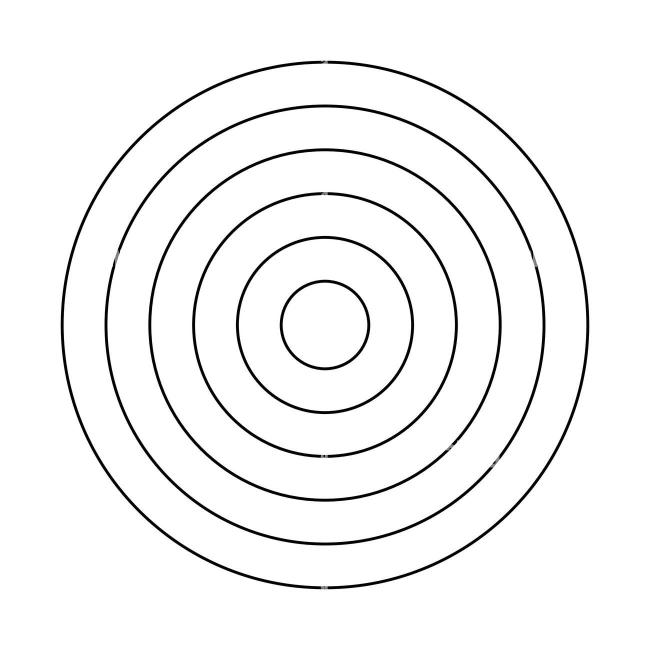
//> input picture goruntuislemehafta6/images3.jpg, 1300 x 1300 px (shown at 1/2 size)
$ ./goruntuislemehafta6   (built with g++ and OpenCV 4)
//> lines starting //> are read from the running program, lines starting //| are printed output that depends on the picture; after the words box and inside, x2 and y2 are one past the last pixel; in counts of white or black regions, pixels touching at a corner belong together
#include <opencv2/opencv.hpp>
#include <opencv2/imgproc.hpp>
#include <iostream>
#include <vector>
#include <cmath>
#include <algorithm>
#include <fstream>

using namespace cv;
using namespace std;

struct YaricapAdayi
{
    int r;
    int oy;
};

int main()
{
    Mat orijinal = imread("images3.jpg", IMREAD_COLOR);
//> orijinal is the input picture: 1300 rows x 1300 cols, CV_8UC3; min 0, max 255, mean 244.9

    if (orijinal.empty())
    {
        cout << "images3.jpg bulunamadi!" << endl;
        return -1;
    }

    // 1. Gonderilen goruntunun altindaki yazi seridini
    // disarida birak: sol ustten kare bolgeyi al.
    int kareBoyutu = std::min(orijinal.cols, orijinal.rows);
//> kareBoyutu = 1300

    Mat kare = orijinal(
        Rect(0, 0, kareBoyutu, kareBoyutu)
    ).clone();

    // Hesaplama maliyetini azalt.
    Mat resim;
    resize(kare, resim, Size(400, 400), 0, 0, INTER_AREA);
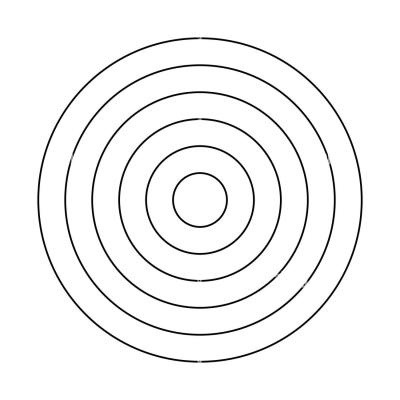
//> resim: 400 rows x 400 cols, CV_8UC3; min 1, max 255, mean 244.9

    double orijinaleOlcek = kareBoyutu / 400.0;
//> orijinaleOlcek = 3.25

    Mat gri, kenarlar;
    cvtColor(resim, gri, COLOR_BGR2GRAY);
    Canny(gri, kenarlar, 50, 150);
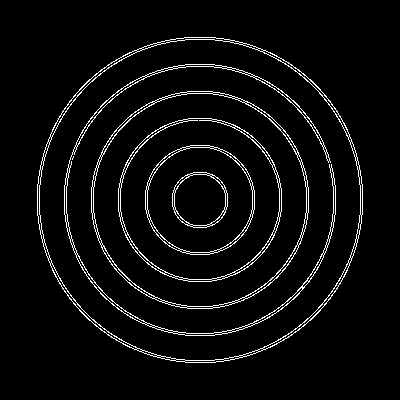
//> kenarlar: 400 rows x 400 cols, CV_8UC1; 4.5% white in thin lines or dots, all inside (x1, y1, x2, y2) = (37, 37, 363, 363)

    // Kenara olan uzaklik:
    // Kenar pikselinde 0, digerlerinde en yakin kenara mesafe.
    Mat tersKenarlar, kenaraUzaklik;
    bitwise_not(kenarlar, tersKenarlar);

    cv::distanceTransform(
        tersKenarlar,
        kenaraUzaklik,
        2,  // Öklid uzaklığı (DIST_L2)
        0   // Hassas hesaplama (DIST_MASK_PRECISE)
    );
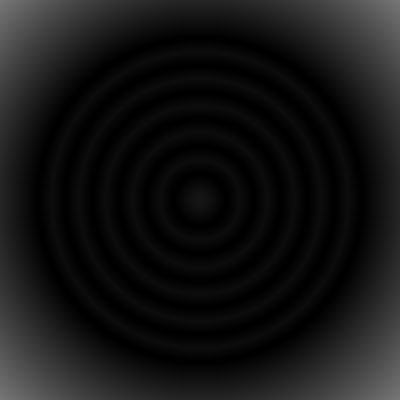
//> kenaraUzaklik: 400 rows x 400 cols, CV_32FC1; min 0, max 118.8, mean 21.1

    // 2. Sin/cos tablolari.
    const int aciAdimi = 4;
    const int aciSayisi = 360 / aciAdimi;

    vector<double> sinTablosu(aciSayisi);
    vector<double> cosTablosu(aciSayisi);

    for (int t = 0; t < aciSayisi; t++)
    {
        double aci = t * aciAdimi * CV_PI / 180.0;
        sinTablosu[t] = sin(aci);
        cosTablosu[t] = cos(aci);
    }

    // 3. Merkez adaylarini 4 piksel aralikla tara.
    // Herhangi bir merkez onceden verilmez.
    const int merkezAdimi = 4;

    int merkezXSayisi =
        (resim.cols + merkezAdimi - 1) / merkezAdimi;
//> merkezXSayisi = 100

    int merkezYSayisi =
        (resim.rows + merkezAdimi - 1) / merkezAdimi;
//> merkezYSayisi = 100

    const int minR = 12;
    const int maxR = 190;
    const int yaricapSayisi = maxR - minR + 1;

    // A[rIndeksi][merkezYIndeksi][merkezXIndeksi]
    size_t hucreSayisi =
        static_cast<size_t>(yaricapSayisi) *
        merkezYSayisi * merkezXSayisi;
//> hucreSayisi = 1790000

    vector<int> oylama(hucreSayisi, 0);

    auto indeks = [=](int ri, int yi, int xi) -> size_t
        {
            return
                (static_cast<size_t>(ri) * merkezYSayisi + yi)
                * merkezXSayisi + xi;
        };

    cout << "3B oylama matrisi: "
        << yaricapSayisi << " x "
        << merkezYSayisi << " x "
        << merkezXSayisi << endl;
//| 3B oylama matrisi: 179 x 100 x 100

    // Sayisallastirma ve kenarin iki tarafini tolere eder.
    const float kenarToleransi = 1.5f;

    // Bir cizginin ic/dis kenarini iki ayri halka sayma.
    const int farkliHalkaAraligi = 12;

    // Sinir disindaki koordinatlar destek vermez.
    auto kenarDestegi = [&](int x, int y) -> bool
        {
            if (x < 0 || x >= resim.cols ||
                y < 0 || y >= resim.rows)
            {
                return false;
            }

            return kenaraUzaklik.at<float>(y, x)
                <= kenarToleransi;
        };

    // 4. ES MERKEZLILIGE OZEL OYLAMA.
    //
    // Her merkez ve aci icin:
    // - Ayni yaricapin iki karsi ucunda kenar ara.
    // - Bu kosulu saglayan farkli yaricaplari bul.
    // - En az iki ayri halka destekliyorsa oy ver.
    //
    // Tek bir cemberin destegi tek basina oy uretemez.
    vector<int> desteklenenYaricaplar;
    desteklenenYaricaplar.reserve(yaricapSayisi);

    for (int yi = 0; yi < merkezYSayisi; yi++)
    {
        int b = yi * merkezAdimi;

        for (int xi = 0; xi < merkezXSayisi; xi++)
        {
            int a = xi * merkezAdimi;

            for (int t = 0; t < aciSayisi; t++)
            {
                desteklenenYaricaplar.clear();

                for (int ri = 0; ri < yaricapSayisi; ri++)
                {
                    int r = minR + ri;

                    int x1 = cvRound(a + r * cosTablosu[t]);
                    int y1 = cvRound(b + r * sinTablosu[t]);

                    int x2 = cvRound(a - r * cosTablosu[t]);
                    int y2 = cvRound(b - r * sinTablosu[t]);

                    if (kenarDestegi(x1, y1) &&
                        kenarDestegi(x2, y2))
                    {
                        desteklenenYaricaplar.push_back(ri);
                    }
                }

                if (desteklenenYaricaplar.empty())
                    continue;

                // Liste yaricapa gore sirali.
                int ilk = desteklenenYaricaplar.front();
                int son = desteklenenYaricaplar.back();

                for (int ri : desteklenenYaricaplar)
                {
                    bool baskaHalkaDestegi =
                        ri - ilk >= farkliHalkaAraligi ||
                        son - ri >= farkliHalkaAraligi;

                    if (baskaHalkaDestegi)
                    {
                        // Ortak merkez + farkli yaricap destegi.
                        // Her acida bu hucreye en fazla bir oy.
                        oylama[indeks(ri, yi, xi)]++;
                    }
                }
            }
        }

        if (yi % 10 == 0)
        {
            cout << "Merkez satiri: "
                << yi << "/" << merkezYSayisi << endl;
        }
    }
//> after the loop, oylama = 1790000 items

    // 5. ORTAK merkez ve ona ait yaricaplari sec.
    // Ayri ayri bulunan cember merkezleri gruplanmaz.
    const int oyEsigi = 45;
    const int yaricapAyirma = 8;

    int enIyiSkor = -1;
    Point enIyiMerkez;
    vector<YaricapAdayi> enIyiYaricaplar;

    Mat merkezSkorlari = Mat::zeros(
        merkezYSayisi, merkezXSayisi, CV_32SC1
    );

    for (int yi = 0; yi < merkezYSayisi; yi++)
    {
        for (int xi = 0; xi < merkezXSayisi; xi++)
        {
            vector<YaricapAdayi> adaylar;

            for (int ri = 0; ri < yaricapSayisi; ri++)
            {
                int oy = oylama[indeks(ri, yi, xi)];

                if (oy >= oyEsigi)
                    adaylar.push_back({ minR + ri, oy });
            }

            sort(
                adaylar.begin(), adaylar.end(),
                [](const YaricapAdayi& a, const YaricapAdayi& b)
                {
                    if (a.oy != b.oy)
                        return a.oy > b.oy;

                    return a.r < b.r;
                }
            );

            // Ayni yaricap tepesinin yakin hucrelerini ele.
            vector<YaricapAdayi> secilenler;

            for (const auto& aday : adaylar)
            {
                bool yakinYaricapVar = false;

                for (const auto& secilen : secilenler)
                {
                    if (abs(aday.r - secilen.r) < yaricapAyirma)
                    {
                        yakinYaricapVar = true;
                        break;
                    }
                }

                if (!yakinYaricapVar)
                    secilenler.push_back(aday);
            }

            if (secilenler.size() < 2)
                continue;

            int skor = 0;

            for (const auto& secilen : secilenler)
                skor += secilen.oy;

            merkezSkorlari.at<int>(yi, xi) = skor;

            if (skor > enIyiSkor)
            {
                enIyiSkor = skor;
                enIyiMerkez = Point(
                    xi * merkezAdimi,
                    yi * merkezAdimi
                );

                enIyiYaricaplar = secilenler;
            }
        }
    }
//> this loop made 100 passes
//> (enIyiSkor, enIyiMerkez) on passes 1 to 12: (-1, Point(0, 0)), (-1, Point(0, 0)), (-1, Point(0, 0)), (-1, Point(0, 0)), (-1, Point(0, 0)), (-1, Point(0, 0)), (-1, Point(0, 0)), (-1, Point(0, 0)), (-1, Point(0, 0)), (-1, Point(0, 0)), (-1, Point(0, 0)), (-1, Point(0, 0))
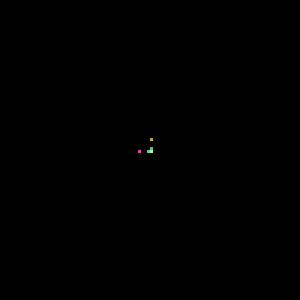
//> merkezSkorlari: 100 rows x 100 cols, CV_32SC1 (shown 3 times larger); 6 distinct labels, from 0 to 540; one colour per label, 0 black
//> after the loop, enIyiSkor = 540; enIyiYaricaplar = 6 items

    // 6. Orijinal boyuttaki goruntuye ciz.
    Mat sonuc = orijinal.clone();

    ofstream rapor("gorev5_cemberler.csv");
    rapor << "merkez_x,merkez_y,yaricap,oy\n";

    if (enIyiSkor >= 0)
    {
        sort(
            enIyiYaricaplar.begin(), enIyiYaricaplar.end(),
            [](const YaricapAdayi& a, const YaricapAdayi& b)
            {
                return a.r < b.r;
            }
        );

        Point merkez(
            cvRound(enIyiMerkez.x * orijinaleOlcek),
            cvRound(enIyiMerkez.y * orijinaleOlcek)
        );
//> merkez = Point(650, 650)

        cout << "\nOrtak merkez: " << merkez << endl;
//| Ortak merkez: [650, 650]
        cout << "Cember sayisi: "
            << enIyiYaricaplar.size() << endl;
//| Cember sayisi: 6

        for (const auto& aday : enIyiYaricaplar)
        {
            int r = cvRound(aday.r * orijinaleOlcek);

            circle(
                sonuc, merkez, r,
                Scalar(0, 0, 255), 3, LINE_AA
            );

            cout << "Yaricap: " << r
                << " | Ortak destek oyu: "
                << aday.oy << endl;

            rapor << merkez.x << "," << merkez.y << ","
                << r << "," << aday.oy << "\n";
        }
//> this loop made 6 passes
//> r on passes 1 to 6: 84, 172, 260, 348, 436, 523
//| Yaricap: 84 | Ortak destek oyu: 90
//| Yaricap: 172 | Ortak destek oyu: 90
//| Yaricap: 260 | Ortak destek oyu: 90
//| Yaricap: 348 | Ortak destek oyu: 90
//| Yaricap: 436 | Ortak destek oyu: 90
//| Yaricap: 523 | Ortak destek oyu: 90
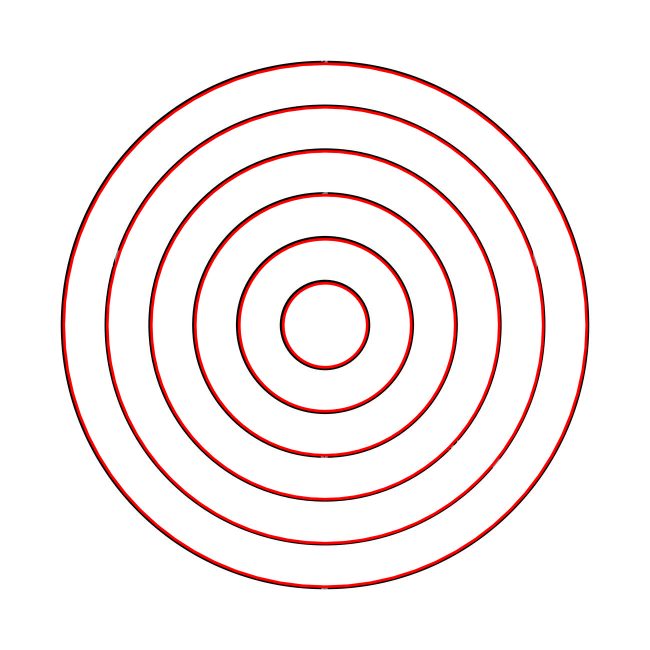
//> sonuc: 1300 rows x 1300 cols, CV_8UC3 (shown at 1/2 size); 4.55% of pixels changed, all inside (x1, y1, x2, y2) = (124, 124, 1177, 1177)

        circle(
            sonuc, merkez, 5,
            Scalar(0, 255, 0), FILLED
        );
//> sonuc: 1300 rows x 1300 cols, CV_8UC3; 81 pixels changed, all inside (x1, y1, x2, y2) = (645, 645, 656, 656)
    }
    else
    {
        cout << "Es merkezli cember grubu bulunamadi."
            << endl;
    }

    rapor.close();

    // Ortak merkez skorlarini gorsellestir.
    Mat skorGoruntu;

    normalize(
        merkezSkorlari, skorGoruntu,
        0, 255, NORM_MINMAX, CV_8U
    );

    imwrite("gorev5_islenen_goruntu.png", resim);
    imwrite("gorev5_canny.png", kenarlar);
    imwrite("gorev5_ortak_merkez_oylari.png", skorGoruntu);
    imwrite("gorev5_es_merkezli_cemberler.png", sonuc);

    imshow("Canny - 400x400", kenarlar);

    namedWindow("Ortak Merkez Oylari", WINDOW_NORMAL);
    imshow("Ortak Merkez Oylari", skorGoruntu);

    namedWindow("Es Merkezli Cemberler", WINDOW_NORMAL);
    imshow("Es Merkezli Cemberler", sonuc);

    waitKey(0);
    return 0;
}

$ run again, with goruntuislemehafta6/images1.jpg copied over goruntuislemehafta6/images3.jpg
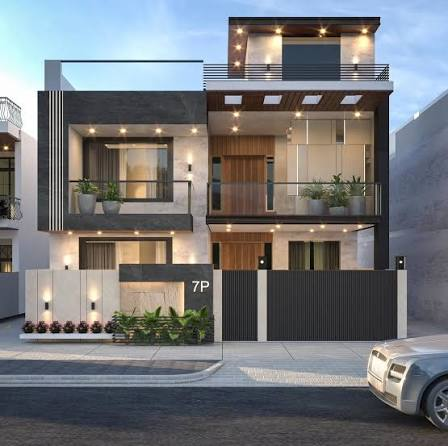
//> input picture goruntuislemehafta6/images1.jpg, 448 x 446 px
//> orijinal is the input picture: 446 rows x 448 cols, CV_8UC3; mean B, G, R 121.6, 119.1, 117.7
//> kenarlar: 400 rows x 400 cols, CV_8UC1; 10.9% white in thin lines or dots
//> tersKenarlar: 400 rows x 400 cols, CV_8UC1; 89.1% white; black in thin lines or dots
//| 3B oylama matrisi: 179 x 100 x 100
//> after the loop `for (int yi = 0; yi < merkezYSayisi; yi++)`: oylama = 1790000 items
//> the loop `for (int yi = 0; yi < merkezYSayisi; yi++)` made 100 passes
//> (enIyiSkor, enIyiMerkez) on passes 1 to 8: (-1, Point(0, 0)), (-1, Point(0, 0)), (-1, Point(0, 0)), (-1, Point(0, 0)), (-1, Point(0, 0)), (-1, Point(0, 0)), (-1, Point(0, 0)), (-1, Point(0, 0))
//> after the loop `for (int yi = 0; yi < merkezYSayisi; yi++)`:
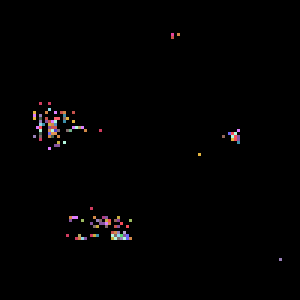
//> merkezSkorlari: 100 rows x 100 cols, CV_32SC1 (shown 3 times larger); 29 distinct labels, from 0 to 164; one colour per label, 0 black
//> after the loop `for (int yi = 0; yi < merkezYSayisi; yi++)`: enIyiSkor = 164; enIyiMerkez = Point(136, 288); enIyiYaricaplar = 3 items
//> merkez = Point(152, 321)
//| Ortak merkez: [152, 321]
//| Cember sayisi: 3
//> the loop `for (const auto& aday : enIyiYaricaplar)` made 3 passes
//> r on passes 1 to 3: 13, 27, 40
//> (printed output is left out)
//> after the loop `for (const auto& aday : enIyiYaricaplar)`:
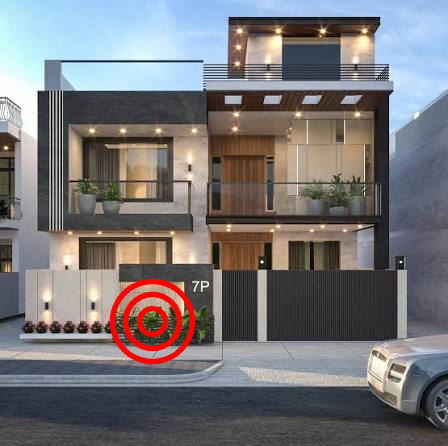
//> sonuc: 446 rows x 448 cols, CV_8UC3; 1.75% of pixels changed, all inside (x1, y1, x2, y2) = (109, 278, 196, 365)
